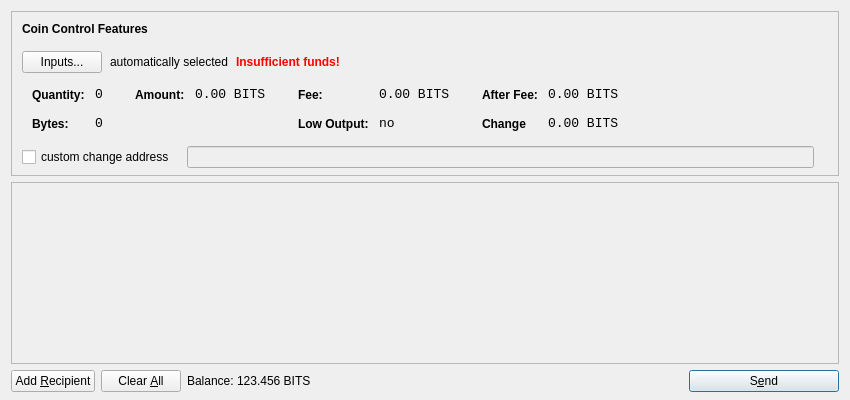
<?xml version="1.0" encoding="UTF-8"?>
<ui version="4.0">
 <class>SendCoinsDialog</class>
 <widget class="QDialog" name="SendCoinsDialog">
  <property name="geometry">
   <rect>
    <x>0</x>
    <y>0</y>
    <width>850</width>
    <height>400</height>
   </rect>
  </property>
  <property name="windowTitle">
   <string>Send Coins</string>
  </property>
  <layout class="QVBoxLayout" name="verticalLayout" stretch="0,1,0">
   <property name="bottomMargin">
    <number>8</number>
   </property>
   <item>
    <widget class="QFrame" name="frameCoinControl">
     <property name="sizePolicy">
      <sizepolicy hsizetype="Expanding" vsizetype="Expanding">
       <horstretch>0</horstretch>
       <verstretch>0</verstretch>
      </sizepolicy>
     </property>
     <property name="maximumSize">
      <size>
       <width>16777215</width>
       <height>16777215</height>
      </size>
     </property>
     <property name="frameShape">
      <enum>QFrame::StyledPanel</enum>
     </property>
     <property name="frameShadow">
      <enum>QFrame::Sunken</enum>
     </property>
     <layout class="QVBoxLayout" name="verticalLayoutCoinControl2">
      <property name="spacing">
       <number>-1</number>
      </property>
      <property name="leftMargin">
       <number>0</number>
      </property>
      <property name="topMargin">
       <number>0</number>
      </property>
      <property name="rightMargin">
       <number>0</number>
      </property>
      <property name="bottomMargin">
       <number>6</number>
      </property>
      <item>
       <layout class="QVBoxLayout" name="verticalLayoutCoinControl" stretch="0,0,0,0,1">
        <property name="spacing">
         <number>0</number>
        </property>
        <property name="leftMargin">
         <number>10</number>
        </property>
        <property name="topMargin">
         <number>10</number>
        </property>
        <item>
         <layout class="QHBoxLayout" name="horizontalLayoutCoinControl1">
          <property name="bottomMargin">
           <number>15</number>
          </property>
          <item>
           <widget class="QLabel" name="labelCoinControlFeatures">
            <property name="sizePolicy">
             <sizepolicy hsizetype="Preferred" vsizetype="Maximum">
              <horstretch>0</horstretch>
              <verstretch>0</verstretch>
             </sizepolicy>
            </property>
            <property name="font">
             <font>
              <weight>75</weight>
              <bold>true</bold>
             </font>
            </property>
            <property name="styleSheet">
             <string notr="true">font-weight:bold;</string>
            </property>
            <property name="text">
             <string>Coin Control Features</string>
            </property>
           </widget>
          </item>
         </layout>
        </item>
        <item>
         <layout class="QHBoxLayout" name="horizontalLayoutCoinControl2" stretch="0,0,0,0">
          <property name="spacing">
           <number>8</number>
          </property>
          <property name="bottomMargin">
           <number>10</number>
          </property>
          <item>
           <widget class="QPushButton" name="pushButtonCoinControl">
            <property name="styleSheet">
             <string notr="true"/>
            </property>
            <property name="text">
             <string>Inputs...</string>
            </property>
           </widget>
          </item>
          <item>
           <widget class="QLabel" name="labelCoinControlAutomaticallySelected">
            <property name="text">
             <string>automatically selected</string>
            </property>
            <property name="margin">
             <number>5</number>
            </property>
           </widget>
          </item>
          <item>
           <widget class="QLabel" name="labelCoinControlInsuffFunds">
            <property name="font">
             <font>
              <weight>75</weight>
              <bold>true</bold>
             </font>
            </property>
            <property name="styleSheet">
             <string notr="true">color:red;font-weight:bold;</string>
            </property>
            <property name="text">
             <string>Insufficient funds!</string>
            </property>
            <property name="margin">
             <number>5</number>
            </property>
           </widget>
          </item>
          <item>
           <spacer name="horizontalSpacerCoinControl">
            <property name="orientation">
             <enum>Qt::Horizontal</enum>
            </property>
            <property name="sizeHint" stdset="0">
             <size>
              <width>40</width>
              <height>1</height>
             </size>
            </property>
           </spacer>
          </item>
         </layout>
        </item>
        <item>
         <widget class="QWidget" name="widgetCoinControl" native="true">
          <property name="sizePolicy">
           <sizepolicy hsizetype="Preferred" vsizetype="Preferred">
            <horstretch>0</horstretch>
            <verstretch>0</verstretch>
           </sizepolicy>
          </property>
          <property name="minimumSize">
           <size>
            <width>0</width>
            <height>0</height>
           </size>
          </property>
          <property name="styleSheet">
           <string notr="true"/>
          </property>
          <layout class="QHBoxLayout" name="horizontalLayoutCoinControl5">
           <property name="margin">
            <number>0</number>
           </property>
           <item>
            <layout class="QHBoxLayout" name="horizontalLayoutCoinControl3" stretch="0,0,0,1">
             <property name="spacing">
              <number>20</number>
             </property>
             <property name="topMargin">
              <number>0</number>
             </property>
             <property name="bottomMargin">
              <number>10</number>
             </property>
             <item>
              <layout class="QFormLayout" name="formLayoutCoinControl1">
               <property name="horizontalSpacing">
                <number>10</number>
               </property>
               <property name="verticalSpacing">
                <number>14</number>
               </property>
               <property name="leftMargin">
                <number>10</number>
               </property>
               <property name="topMargin">
                <number>4</number>
               </property>
               <property name="rightMargin">
                <number>6</number>
               </property>
               <item row="0" column="0">
                <widget class="QLabel" name="labelCoinControlQuantityText">
                 <property name="styleSheet">
                  <string notr="true">font-weight:bold;</string>
                 </property>
                 <property name="text">
                  <string>Quantity:</string>
                 </property>
                 <property name="margin">
                  <number>0</number>
                 </property>
                </widget>
               </item>
               <item row="0" column="1">
                <widget class="QLabel" name="labelCoinControlQuantity">
                 <property name="font">
                  <font>
                   <family>Monospace</family>
                   <pointsize>10</pointsize>
                  </font>
                 </property>
                 <property name="cursor">
                  <cursorShape>IBeamCursor</cursorShape>
                 </property>
                 <property name="contextMenuPolicy">
                  <enum>Qt::ActionsContextMenu</enum>
                 </property>
                 <property name="text">
                  <string>0</string>
                 </property>
                 <property name="margin">
                  <number>0</number>
                 </property>
                 <property name="textInteractionFlags">
                  <set>Qt::LinksAccessibleByMouse|Qt::TextSelectableByKeyboard|Qt::TextSelectableByMouse</set>
                 </property>
                </widget>
               </item>
               <item row="1" column="0">
                <widget class="QLabel" name="labelCoinControlBytesText">
                 <property name="styleSheet">
                  <string notr="true">font-weight:bold;</string>
                 </property>
                 <property name="text">
                  <string>Bytes:</string>
                 </property>
                </widget>
               </item>
               <item row="1" column="1">
                <widget class="QLabel" name="labelCoinControlBytes">
                 <property name="font">
                  <font>
                   <family>Monospace</family>
                   <pointsize>10</pointsize>
                  </font>
                 </property>
                 <property name="cursor">
                  <cursorShape>IBeamCursor</cursorShape>
                 </property>
                 <property name="contextMenuPolicy">
                  <enum>Qt::ActionsContextMenu</enum>
                 </property>
                 <property name="text">
                  <string>0</string>
                 </property>
                 <property name="textInteractionFlags">
                  <set>Qt::LinksAccessibleByMouse|Qt::TextSelectableByKeyboard|Qt::TextSelectableByMouse</set>
                 </property>
                </widget>
               </item>
              </layout>
             </item>
             <item>
              <layout class="QFormLayout" name="formLayoutCoinControl2">
               <property name="horizontalSpacing">
                <number>10</number>
               </property>
               <property name="verticalSpacing">
                <number>14</number>
               </property>
               <property name="leftMargin">
                <number>6</number>
               </property>
               <property name="topMargin">
                <number>4</number>
               </property>
               <property name="rightMargin">
                <number>6</number>
               </property>
               <item row="0" column="0">
                <widget class="QLabel" name="labelCoinControlAmountText">
                 <property name="styleSheet">
                  <string notr="true">font-weight:bold;</string>
                 </property>
                 <property name="text">
                  <string>Amount:</string>
                 </property>
                 <property name="margin">
                  <number>0</number>
                 </property>
                </widget>
               </item>
               <item row="0" column="1">
                <widget class="QLabel" name="labelCoinControlAmount">
                 <property name="font">
                  <font>
                   <family>Monospace</family>
                   <pointsize>10</pointsize>
                  </font>
                 </property>
                 <property name="cursor">
                  <cursorShape>IBeamCursor</cursorShape>
                 </property>
                 <property name="contextMenuPolicy">
                  <enum>Qt::ActionsContextMenu</enum>
                 </property>
                 <property name="text">
                  <string notr="true">0.00 BITS</string>
                 </property>
                 <property name="textInteractionFlags">
                  <set>Qt::LinksAccessibleByMouse|Qt::TextSelectableByKeyboard|Qt::TextSelectableByMouse</set>
                 </property>
                </widget>
               </item>
              </layout>
             </item>
             <item>
              <layout class="QFormLayout" name="formLayoutCoinControl3">
               <property name="horizontalSpacing">
                <number>10</number>
               </property>
               <property name="verticalSpacing">
                <number>14</number>
               </property>
               <property name="leftMargin">
                <number>6</number>
               </property>
               <property name="topMargin">
                <number>4</number>
               </property>
               <property name="rightMargin">
                <number>6</number>
               </property>
               <item row="0" column="0">
                <widget class="QLabel" name="labelCoinControlFeeText">
                 <property name="styleSheet">
                  <string notr="true">font-weight:bold;</string>
                 </property>
                 <property name="text">
                  <string>Fee:</string>
                 </property>
                 <property name="margin">
                  <number>0</number>
                 </property>
                </widget>
               </item>
               <item row="0" column="1">
                <widget class="QLabel" name="labelCoinControlFee">
                 <property name="font">
                  <font>
                   <family>Monospace</family>
                   <pointsize>10</pointsize>
                  </font>
                 </property>
                 <property name="cursor">
                  <cursorShape>IBeamCursor</cursorShape>
                 </property>
                 <property name="contextMenuPolicy">
                  <enum>Qt::ActionsContextMenu</enum>
                 </property>
                 <property name="text">
                  <string notr="true">0.00 BITS</string>
                 </property>
                 <property name="textInteractionFlags">
                  <set>Qt::LinksAccessibleByMouse|Qt::TextSelectableByKeyboard|Qt::TextSelectableByMouse</set>
                 </property>
                </widget>
               </item>
               <item row="1" column="0">
                <widget class="QLabel" name="labelCoinControlLowOutputText">
                 <property name="styleSheet">
                  <string notr="true">font-weight:bold;</string>
                 </property>
                 <property name="text">
                  <string>Low Output:</string>
                 </property>
                </widget>
               </item>
               <item row="1" column="1">
                <widget class="QLabel" name="labelCoinControlLowOutput">
                 <property name="font">
                  <font>
                   <family>Monospace</family>
                   <pointsize>10</pointsize>
                  </font>
                 </property>
                 <property name="cursor">
                  <cursorShape>IBeamCursor</cursorShape>
                 </property>
                 <property name="contextMenuPolicy">
                  <enum>Qt::ActionsContextMenu</enum>
                 </property>
                 <property name="text">
                  <string>no</string>
                 </property>
                 <property name="textInteractionFlags">
                  <set>Qt::LinksAccessibleByMouse|Qt::TextSelectableByKeyboard|Qt::TextSelectableByMouse</set>
                 </property>
                </widget>
               </item>
              </layout>
             </item>
             <item>
              <layout class="QFormLayout" name="formLayoutCoinControl4">
               <property name="horizontalSpacing">
                <number>10</number>
               </property>
               <property name="verticalSpacing">
                <number>14</number>
               </property>
               <property name="leftMargin">
                <number>6</number>
               </property>
               <property name="topMargin">
                <number>4</number>
               </property>
               <property name="rightMargin">
                <number>6</number>
               </property>
               <item row="0" column="0">
                <widget class="QLabel" name="labelCoinControlAfterFeeText">
                 <property name="styleSheet">
                  <string notr="true">font-weight:bold;</string>
                 </property>
                 <property name="text">
                  <string>After Fee:</string>
                 </property>
                 <property name="margin">
                  <number>0</number>
                 </property>
                </widget>
               </item>
               <item row="0" column="1">
                <widget class="QLabel" name="labelCoinControlAfterFee">
                 <property name="font">
                  <font>
                   <family>Monospace</family>
                   <pointsize>10</pointsize>
                  </font>
                 </property>
                 <property name="cursor">
                  <cursorShape>IBeamCursor</cursorShape>
                 </property>
                 <property name="contextMenuPolicy">
                  <enum>Qt::ActionsContextMenu</enum>
                 </property>
                 <property name="text">
                  <string notr="true">0.00 BITS</string>
                 </property>
                 <property name="textInteractionFlags">
                  <set>Qt::LinksAccessibleByMouse|Qt::TextSelectableByKeyboard|Qt::TextSelectableByMouse</set>
                 </property>
                </widget>
               </item>
               <item row="1" column="0">
                <widget class="QLabel" name="labelCoinControlChangeText">
                 <property name="styleSheet">
                  <string notr="true">font-weight:bold;</string>
                 </property>
                 <property name="text">
                  <string>Change</string>
                 </property>
                </widget>
               </item>
               <item row="1" column="1">
                <widget class="QLabel" name="labelCoinControlChange">
                 <property name="font">
                  <font>
                   <family>Monospace</family>
                   <pointsize>10</pointsize>
                  </font>
                 </property>
                 <property name="cursor">
                  <cursorShape>IBeamCursor</cursorShape>
                 </property>
                 <property name="contextMenuPolicy">
                  <enum>Qt::ActionsContextMenu</enum>
                 </property>
                 <property name="text">
                  <string notr="true">0.00 BITS</string>
                 </property>
                 <property name="textInteractionFlags">
                  <set>Qt::LinksAccessibleByMouse|Qt::TextSelectableByKeyboard|Qt::TextSelectableByMouse</set>
                 </property>
                </widget>
               </item>
              </layout>
             </item>
            </layout>
           </item>
          </layout>
         </widget>
        </item>
        <item>
         <layout class="QHBoxLayout" name="horizontalLayoutCoinControl4" stretch="0,0,0">
          <property name="spacing">
           <number>12</number>
          </property>
          <property name="sizeConstraint">
           <enum>QLayout::SetDefaultConstraint</enum>
          </property>
          <property name="topMargin">
           <number>5</number>
          </property>
          <property name="rightMargin">
           <number>5</number>
          </property>
          <item>
           <widget class="QCheckBox" name="checkBoxCoinControlChange">
            <property name="text">
             <string>custom change address</string>
            </property>
           </widget>
          </item>
          <item>
           <widget class="QLineEdit" name="lineEditCoinControlChange">
            <property name="enabled">
             <bool>false</bool>
            </property>
            <property name="sizePolicy">
             <sizepolicy hsizetype="Expanding" vsizetype="Fixed">
              <horstretch>0</horstretch>
              <verstretch>0</verstretch>
             </sizepolicy>
            </property>
           </widget>
          </item>
          <item>
           <widget class="QLabel" name="labelCoinControlChangeLabel">
            <property name="sizePolicy">
             <sizepolicy hsizetype="Preferred" vsizetype="Expanding">
              <horstretch>0</horstretch>
              <verstretch>0</verstretch>
             </sizepolicy>
            </property>
            <property name="minimumSize">
             <size>
              <width>0</width>
              <height>0</height>
             </size>
            </property>
            <property name="text">
             <string/>
            </property>
            <property name="margin">
             <number>3</number>
            </property>
           </widget>
          </item>
         </layout>
        </item>
        <item>
         <spacer name="verticalSpacerCoinControl">
          <property name="orientation">
           <enum>Qt::Vertical</enum>
          </property>
          <property name="sizeHint" stdset="0">
           <size>
            <width>800</width>
            <height>1</height>
           </size>
          </property>
         </spacer>
        </item>
       </layout>
      </item>
     </layout>
    </widget>
   </item>
   <item>
    <widget class="QScrollArea" name="scrollArea">
     <property name="widgetResizable">
      <bool>true</bool>
     </property>
     <widget class="QWidget" name="scrollAreaWidgetContents">
      <property name="geometry">
       <rect>
        <x>0</x>
        <y>0</y>
        <width>830</width>
        <height>165</height>
       </rect>
      </property>
      <layout class="QVBoxLayout" name="verticalLayout_2">
       <property name="margin">
        <number>0</number>
       </property>
       <item>
        <layout class="QVBoxLayout" name="entries">
         <property name="spacing">
          <number>6</number>
         </property>
        </layout>
       </item>
       <item>
        <spacer name="verticalSpacer">
         <property name="orientation">
          <enum>Qt::Vertical</enum>
         </property>
         <property name="sizeHint" stdset="0">
          <size>
           <width>20</width>
           <height>40</height>
          </size>
         </property>
        </spacer>
       </item>
      </layout>
     </widget>
    </widget>
   </item>
   <item>
    <layout class="QHBoxLayout" name="horizontalLayout">
     <item>
      <widget class="QPushButton" name="addButton">
       <property name="toolTip">
        <string>Send to multiple recipients at once</string>
       </property>
       <property name="text">
        <string>Add &amp;Recipient</string>
       </property>
       <property name="autoDefault">
        <bool>false</bool>
       </property>
      </widget>
     </item>
     <item>
      <widget class="QPushButton" name="clearButton">
       <property name="sizePolicy">
        <sizepolicy hsizetype="Minimum" vsizetype="Fixed">
         <horstretch>0</horstretch>
         <verstretch>0</verstretch>
        </sizepolicy>
       </property>
       <property name="toolTip">
        <string>Remove all transaction fields</string>
       </property>
       <property name="text">
        <string>Clear &amp;All</string>
       </property>
       <property name="autoRepeatDelay">
        <number>300</number>
       </property>
       <property name="autoDefault">
        <bool>false</bool>
       </property>
      </widget>
     </item>
     <item>
      <layout class="QHBoxLayout" name="horizontalLayout_2">
       <property name="spacing">
        <number>3</number>
       </property>
       <item>
        <widget class="QLabel" name="label">
         <property name="sizePolicy">
          <sizepolicy hsizetype="Preferred" vsizetype="Fixed">
           <horstretch>0</horstretch>
           <verstretch>0</verstretch>
          </sizepolicy>
         </property>
         <property name="text">
          <string>Balance:</string>
         </property>
        </widget>
       </item>
       <item>
        <widget class="QLabel" name="labelBalance">
         <property name="sizePolicy">
          <sizepolicy hsizetype="Preferred" vsizetype="Fixed">
           <horstretch>0</horstretch>
           <verstretch>0</verstretch>
          </sizepolicy>
         </property>
         <property name="cursor">
          <cursorShape>IBeamCursor</cursorShape>
         </property>
         <property name="text">
          <string notr="true">123.456 BITS</string>
         </property>
         <property name="textInteractionFlags">
          <set>Qt::LinksAccessibleByMouse|Qt::TextSelectableByKeyboard|Qt::TextSelectableByMouse</set>
         </property>
        </widget>
       </item>
      </layout>
     </item>
     <item>
      <spacer name="horizontalSpacer">
       <property name="orientation">
        <enum>Qt::Horizontal</enum>
       </property>
       <property name="sizeHint" stdset="0">
        <size>
         <width>40</width>
         <height>20</height>
        </size>
       </property>
      </spacer>
     </item>
     <item>
      <widget class="QPushButton" name="sendButton">
       <property name="minimumSize">
        <size>
         <width>150</width>
         <height>0</height>
        </size>
       </property>
       <property name="toolTip">
        <string>Confirm the send action</string>
       </property>
       <property name="text">
        <string>S&amp;end</string>
       </property>
       <property name="icon">
        <iconset resource="../bitcoin.qrc">
         <normaloff>:/icons/send</normaloff>:/icons/send</iconset>
       </property>
       <property name="default">
        <bool>true</bool>
       </property>
      </widget>
     </item>
    </layout>
   </item>
  </layout>
 </widget>
 <resources>
  <include location="../bitcoin.qrc"/>
 </resources>
 <connections/>
</ui>
